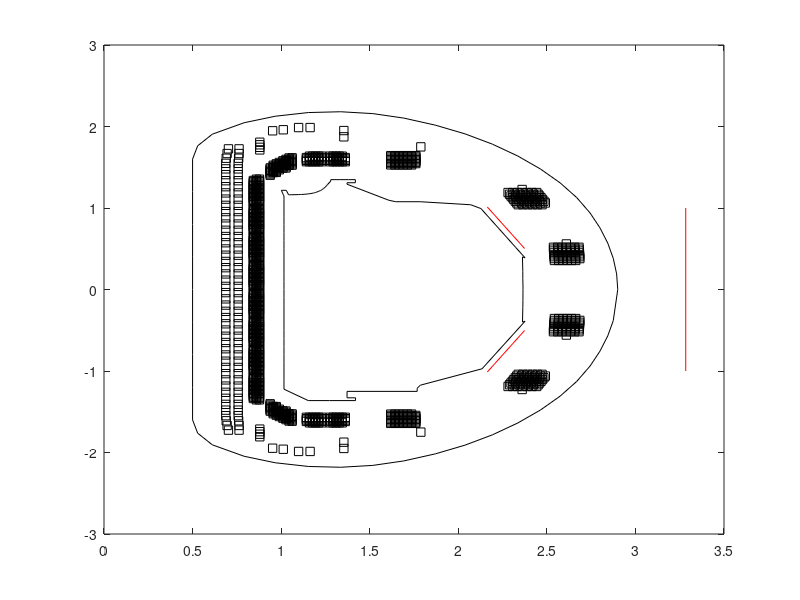

This figure's MATLAB source:
function plot_DIIID()
%UNTITLED2 Summary of this function goes here
%   Detailed explanation goes here
% plot vessel
x = [2.36520000000000;2.36520000000000;2.36420000000000;2.36420000000000;2.36220000000000;2.37700000000000;2.32300000000000;2.24500000000000;2.12800000000000;2.07000000000000;1.78500000000000;1.64700000000000;1.60800000000000;1.37200000000000;1.37200000000000;1.41900000000000;1.41900000000000;1.38000000000000;1.36100000000000;1.32800000000000;1.31000000000000;1.28000000000000;1.28000000000000;1.28000000000000;1.26300000000000;1.25800000000000;1.24800000000000;1.24200000000000;1.23900000000000;1.23400000000000;1.22800000000000;1.22200000000000;1.21500000000000;1.20900000000000;1.20100000000000;1.19500000000000;1.19000000000000;1.18500000000000;1.18200000000000;1.18100000000000;1.16200000000000;1.14800000000000;1.13400000000000;1.11600000000000;1.10800000000000;1.09700000000000;1.05600000000000;1.04600000000000;1.04200000000000;1.02900000000000;1.00100000000000;1.01200000000000;1.01600000000000;1.01600000000000;1.01600000000000;1.01600000000000;1.01600000000000;1.01600000000000;1.01600000000000;1.01600000000000;1.01600000000000;1.01600000000000;1.01600000000000;1.01600000000000;1.01600000000000;1.01600000000000;1.01600000000000;1.01600000000000;1.01600000000000;1.01600000000000;1.01600000000000;1.01600000000000;1.01600000000000;1.01600000000000;1.01600000000000;1.01600000000000;1.01600000000000;1.15300000000000;1.27300000000000;1.42000000000000;1.42000000000000;1.37200000000000;1.37200000000000;1.68200000000000;1.76800000000000;1.76800000000000;1.78600000000000;2.13400000000000;2.37700000000000;2.36250000000000;2.36433400000000;2.36484200000000;2.36512100000000;2.36520000000000;];
z = [0;0.0440000000000000;0.133000000000000;0.222000000000000;0.400000000000000;0.389000000000000;0.519000000000000;0.709000000000000;0.993000000000000;1.04000000000000;1.07700000000000;1.07700000000000;1.09500000000000;1.29200000000000;1.31000000000000;1.31000000000000;1.34800000000000;1.34800000000000;1.34800000000000;1.34800000000000;1.34800000000000;1.34800000000000;1.34700000000000;1.33100000000000;1.29000000000000;1.27800000000000;1.25400000000000;1.24400000000000;1.23800000000000;1.23100000000000;1.22100000000000;1.21400000000000;1.20800000000000;1.20200000000000;1.19600000000000;1.19100000000000;1.18800000000000;1.18500000000000;1.18350000000000;1.18300000000000;1.17556000000000;1.17175000000000;1.16896000000000;1.16591000000000;1.16594000000000;1.16450000000000;1.16260000000000;1.16238000000000;1.16240000000000;1.21700000000000;1.21700000000000;1.16500000000000;1.14700000000000;1.10000000000000;1;0.900000000000000;0.800000000000000;0.700000000000000;0.600000000000000;0.500000000000000;0.400000000000000;0.300000000000000;0.200000000000000;0.100000000000000;0;-0.100000000000000;-0.200000000000000;-0.300000000000000;-0.400000000000000;-0.500000000000000;-0.600000000000000;-0.700000000000000;-0.800000000000000;-0.900000000000000;-1;-1.10000000000000;-1.22300000000000;-1.36300000000000;-1.36300000000000;-1.36300000000000;-1.32900000000000;-1.32900000000000;-1.25000000000000;-1.25000000000000;-1.25000000000000;-1.21100000000000;-1.17400000000000;-0.973000000000000;-0.389000000000000;-0.400000000000000;-0.222000000000000;-0.133000000000000;-0.0440000000000000;0;];
plot(x,z,'k');
% plot coils
x = [8.6043180000E-01     8.7765290000E-01     8.7765300000E-01     8.6043200000E-01     8.4321080000E-01     8.4321090000E-01     8.6043210000E-01     8.7765320000E-01     8.7765340000E-01     8.6043230000E-01...
    8.4321110000E-01     8.4321130000E-01     8.6043240000E-01     8.7765350000E-01     8.7765370000E-01     8.6043260000E-01     8.4321140000E-01     8.4321160000E-01     8.6043270000E-01     8.7765390000E-01...
    8.7765400000E-01     8.6043290000E-01     8.4321170000E-01     8.4321190000E-01     8.6043300000E-01     8.7765420000E-01     8.7765440000E-01     8.6043320000E-01     8.4321210000E-01     8.4320380000E-01...
    8.6042500000E-01     8.7764620000E-01     8.7764620000E-01     8.6042500000E-01     8.4320380000E-01     8.4320380000E-01     8.6042500000E-01     8.7764620000E-01     8.7764620000E-01     8.6042500000E-01...
    8.4320380000E-01     8.4320380000E-01     8.6042500000E-01     8.7764620000E-01     8.7764620000E-01     8.6042500000E-01     8.4320380000E-01     8.4320380000E-01     8.6042500000E-01     8.7764620000E-01...
    8.7764620000E-01     8.6042500000E-01     8.4320380000E-01     8.4320380000E-01     8.6042500000E-01     8.7764620000E-01     8.7764620000E-01     8.6042500000E-01     8.6042500000E-01     8.7764620000E-01...
    8.7764620000E-01     8.6042500000E-01     8.4320380000E-01     8.4320380000E-01     8.6042500000E-01     8.7764620000E-01     8.7764620000E-01     8.6042500000E-01     8.4320380000E-01     8.4320380000E-01...
    8.6042500000E-01     8.7764620000E-01     8.7764620000E-01     8.6042500000E-01     8.4320380000E-01     8.4320380000E-01     8.6042500000E-01     8.7764620000E-01     8.7764620000E-01     8.6042500000E-01...
    8.4320380000E-01     8.4320380000E-01     8.6042500000E-01     8.7764620000E-01     8.7764620000E-01     8.6042500000E-01     8.4320380000E-01     8.4321210000E-01     8.6043320000E-01     8.7765440000E-01...
    8.7765420000E-01     8.6043300000E-01     8.4321200000E-01     8.4321180000E-01     8.6043290000E-01     8.7765410000E-01     8.7765390000E-01     8.6043270000E-01     8.4321160000E-01     8.4321150000E-01...
    8.6043260000E-01     8.7765370000E-01     8.7765360000E-01     8.6043240000E-01     8.4321130000E-01     8.4321110000E-01     8.6043230000E-01     8.7765340000E-01     8.7765320000E-01     8.6043210000E-01...
    8.4321100000E-01     8.4321080000E-01     8.6043200000E-01     8.7765310000E-01     8.7765290000E-01     8.6043180000E-01     8.6043170000E-01     8.7765290000E-01     8.7765300000E-01     8.6043180000E-01...
    8.4321080000E-01     8.4321090000E-01     8.6043210000E-01     8.7765320000E-01     8.7765330000E-01     8.6043210000E-01     8.4321110000E-01     8.4321120000E-01     8.6043240000E-01     8.7765350000E-01...
    8.7765370000E-01     8.6043260000E-01     8.4321140000E-01     8.4321160000E-01     8.6043260000E-01     8.7765380000E-01     8.7765400000E-01     8.6043290000E-01     8.4321170000E-01     8.4321190000E-01...
    8.6043300000E-01     8.7765420000E-01     8.7765430000E-01     8.6043320000E-01     8.4321210000E-01     8.4320380000E-01     8.6042500000E-01     8.7764620000E-01     8.7764620000E-01     8.6042500000E-01...
    8.4320380000E-01     8.4320380000E-01     8.6042500000E-01     8.7764620000E-01     8.7764620000E-01     8.6042500000E-01     8.4320380000E-01     8.4320380000E-01     8.6042500000E-01     8.7764620000E-01...
    8.7764620000E-01     8.6042500000E-01     8.4320380000E-01     8.4320380000E-01     8.6042500000E-01     8.7764620000E-01     8.7764620000E-01     8.6042500000E-01     8.4320380000E-01     8.4320380000E-01...
    8.6042500000E-01     8.7764620000E-01     8.7764620000E-01     8.6042500000E-01     8.6042500000E-01     8.7764620000E-01     8.7764620000E-01     8.6042500000E-01     8.4320380000E-01     8.4320380000E-01...
    8.6042500000E-01     8.7764620000E-01     8.7764620000E-01     8.6042500000E-01     8.4320380000E-01     8.4320380000E-01     8.6042500000E-01     8.7764620000E-01     8.7764620000E-01     8.6042500000E-01...
    8.4320380000E-01     8.4320380000E-01     8.6042500000E-01     8.7764620000E-01     8.7764620000E-01     8.6042500000E-01     8.4320380000E-01     8.4320380000E-01     8.6042500000E-01     8.7764620000E-01...
    8.7764620000E-01     8.6042500000E-01     8.4320380000E-01     8.4321210000E-01     8.6043320000E-01     8.7765440000E-01     8.7765420000E-01     8.6043320000E-01     8.4321200000E-01     8.4321180000E-01...
    8.6043290000E-01     8.7765410000E-01     8.7765390000E-01     8.6043270000E-01     8.4321160000E-01     8.4321150000E-01     8.6043260000E-01     8.7765370000E-01     8.7765360000E-01     8.6043240000E-01...
    8.4321130000E-01     8.4321120000E-01     8.6043230000E-01     8.7765340000E-01     8.7765330000E-01     8.6043210000E-01     8.4321100000E-01     8.4321080000E-01     8.6043200000E-01     8.7765310000E-01...
    8.7765290000E-01     8.6043180000E-01     8.6043170000E-01     8.7765280000E-01     8.7765300000E-01     8.6043180000E-01     8.4321080000E-01     8.4321090000E-01     8.6043210000E-01     8.7765310000E-01...
    8.7765330000E-01     8.6043210000E-01     8.4321100000E-01     8.4321120000E-01     8.6043240000E-01     8.7765350000E-01     8.7765360000E-01     8.6043260000E-01     8.4321130000E-01     8.4321150000E-01...
    8.6043260000E-01     8.7765380000E-01     8.7765400000E-01     8.6043290000E-01     8.4321170000E-01     8.4321180000E-01     8.6043290000E-01     8.7765410000E-01     8.7765430000E-01     8.6043320000E-01...
    8.4321200000E-01     8.4320380000E-01     8.6042500000E-01     8.7764620000E-01     8.7764620000E-01     8.6042500000E-01     8.4320380000E-01     8.4320380000E-01     8.6042500000E-01     8.7764620000E-01...
    8.7764620000E-01     8.6042500000E-01     8.4320380000E-01     8.4320380000E-01     8.6042500000E-01     8.7764620000E-01     8.7764620000E-01     8.6042500000E-01     8.4320380000E-01     8.4320380000E-01...
    8.6042500000E-01     8.7764620000E-01     8.7764620000E-01     8.6042500000E-01     8.4320380000E-01     8.4320380000E-01     8.6042500000E-01     8.7764620000E-01     8.7764620000E-01     8.6042500000E-01...
    8.6042500000E-01     8.7764620000E-01     8.7764620000E-01     8.6042500000E-01     8.4320380000E-01     8.4320380000E-01     8.6042500000E-01     8.7764620000E-01     8.7764620000E-01     8.6042500000E-01...
    8.4320380000E-01     8.4320380000E-01     8.6042500000E-01     8.7764620000E-01     8.7764620000E-01     8.6042500000E-01     8.4320380000E-01     8.4320380000E-01     8.6042500000E-01     8.7764620000E-01...
    8.7764620000E-01     8.6042500000E-01     8.4320380000E-01     8.4320380000E-01     8.6042500000E-01     8.7764620000E-01     8.7764620000E-01     8.6042500000E-01     8.4320380000E-01     8.4321220000E-01...
    8.6043320000E-01     8.7765440000E-01     8.7765430000E-01     8.6043320000E-01     8.4321200000E-01     8.4321180000E-01     8.6043290000E-01     8.7765410000E-01     8.7765400000E-01     8.6043290000E-01...
    8.4321170000E-01     8.4321150000E-01     8.6043260000E-01     8.7765380000E-01     8.7765360000E-01     8.6043240000E-01     8.4321130000E-01     8.4321120000E-01     8.6043240000E-01     8.7765350000E-01...
    8.7765330000E-01     8.6043210000E-01     8.4321100000E-01     8.4321090000E-01     8.6043200000E-01     8.7765310000E-01     8.7765300000E-01     8.6043180000E-01     8.6043170000E-01     8.7765280000E-01...
    8.7765290000E-01     8.6043180000E-01     8.4321080000E-01     8.4321090000E-01     8.6043200000E-01     8.7765310000E-01     8.7765330000E-01     8.6043210000E-01     8.4321100000E-01     8.4321120000E-01...
    8.6043230000E-01     8.7765340000E-01     8.7765360000E-01     8.6043240000E-01     8.4321130000E-01     8.4321150000E-01     8.6043260000E-01     8.7765380000E-01     8.7765390000E-01     8.6043270000E-01...
    8.4321170000E-01     8.4321180000E-01     8.6043290000E-01     8.7765410000E-01     8.7765420000E-01     8.6043320000E-01     8.4321200000E-01     8.4320380000E-01     8.6042500000E-01     8.7764620000E-01...
    8.7764620000E-01     8.6042500000E-01     8.4320380000E-01     8.4320380000E-01     8.6042500000E-01     8.7764620000E-01     8.7764620000E-01     8.6042500000E-01     8.4320380000E-01     8.4320380000E-01...
    8.6042500000E-01     8.7764620000E-01     8.7764620000E-01     8.6042500000E-01     8.4320380000E-01     8.4320380000E-01     8.6042500000E-01     8.7764620000E-01     8.7764620000E-01     8.6042500000E-01...
    8.4320380000E-01     8.4320380000E-01     8.6042500000E-01     8.7764620000E-01     8.7764620000E-01     8.6042500000E-01     8.6042500000E-01     8.7764620000E-01     8.7764620000E-01     8.6042500000E-01...
    8.4320380000E-01     8.4320380000E-01     8.6042500000E-01     8.7764620000E-01     8.7764620000E-01     8.6042500000E-01     8.4320380000E-01     8.4320380000E-01     8.6042500000E-01     8.7764620000E-01...
    8.7764620000E-01     8.6042500000E-01     8.4320380000E-01     8.4320380000E-01     8.6042500000E-01     8.7764620000E-01     8.7764620000E-01     8.6042500000E-01     8.4320380000E-01     8.4320380000E-01...
    8.6042500000E-01     8.7764620000E-01     8.7764620000E-01     8.6042500000E-01     8.4320380000E-01     8.4321220000E-01     8.6043330000E-01     8.7765450000E-01     8.7765430000E-01     8.6043320000E-01...
    8.4321200000E-01     8.4321190000E-01     8.6043300000E-01     8.7765410000E-01     8.7765400000E-01     8.6043290000E-01     8.4321170000E-01     8.4321150000E-01     8.6043260000E-01     8.7765380000E-01...
    8.7765360000E-01     8.6043260000E-01     8.4321140000E-01     8.4321120000E-01     8.6043240000E-01     8.7765350000E-01     8.7765330000E-01     8.6043210000E-01     8.4321110000E-01     8.4321090000E-01...
    8.6043210000E-01     8.7765320000E-01     8.7765300000E-01     8.6043180000E-01     1.0619740000E+00     1.0619740000E+00     1.0619740000E+00     1.0619740000E+00     1.0619740000E+00     1.0619740000E+00...
    1.0619740000E+00     1.0447020000E+00     1.0447020000E+00     1.0447020000E+00     1.0447020000E+00     1.0447020000E+00     1.0447020000E+00     1.0447020000E+00     1.0274300000E+00     1.0274300000E+00...
    1.0274300000E+00     1.0274300000E+00     1.0274300000E+00     1.0274300000E+00     1.0274300000E+00     1.0274300000E+00     1.0101580000E+00     1.0101580000E+00     1.0101580000E+00     1.0101580000E+00...
    1.0101580000E+00     1.0101580000E+00     1.0101580000E+00     9.3802200000E-01     9.3802200000E-01     9.3802200000E-01     9.3802200000E-01     9.3802200000E-01     9.3802200000E-01     9.3802200000E-01...
    9.5529400000E-01     9.5529400000E-01     9.5529400000E-01     9.5529400000E-01     9.5529400000E-01     9.5529400000E-01     9.5529400000E-01     9.7256600000E-01     9.7256600000E-01     9.7256600000E-01...
    9.7256600000E-01     9.7256600000E-01     9.7256600000E-01     9.7256600000E-01     9.7256600000E-01     9.8983800000E-01     9.8983800000E-01     9.8983800000E-01     9.8983800000E-01     9.8983800000E-01...
    9.8983800000E-01     9.8983800000E-01     1.0619530000E+00     1.0619540000E+00     1.0619540000E+00     1.0619540000E+00     1.0619540000E+00     1.0619540000E+00     1.0619540000E+00     1.0446830000E+00...
    1.0446820000E+00     1.0446820000E+00     1.0446820000E+00     1.0446820000E+00     1.0446820000E+00     1.0446810000E+00     1.0274100000E+00     1.0274100000E+00     1.0274100000E+00     1.0274100000E+00...
    1.0274100000E+00     1.0274100000E+00     1.0274110000E+00     1.0274110000E+00     1.0101390000E+00     1.0101390000E+00     1.0101390000E+00     1.0101380000E+00     1.0101380000E+00     1.0101380000E+00...
    1.0101380000E+00     9.3800320000E-01     9.3800330000E-01     9.3800350000E-01     9.3800360000E-01     9.3800380000E-01     9.3800390000E-01     9.3800410000E-01     9.5527570000E-01     9.5527550000E-01...
    9.5527540000E-01     9.5527520000E-01     9.5527510000E-01     9.5527490000E-01     9.5527480000E-01     9.7254650000E-01     9.7254680000E-01     9.7254680000E-01     9.7254690000E-01     9.7254710000E-01...
    9.7254730000E-01     9.7254740000E-01     9.7254760000E-01     9.8981910000E-01     9.8981900000E-01     9.8981890000E-01     9.8981880000E-01     9.8981860000E-01     9.8981850000E-01     9.8981830000E-01...
    2.6630190000E+00     2.6389910000E+00     2.6149630000E+00     2.5909340000E+00     2.5669050000E+00     2.5428770000E+00     2.5420730000E+00     2.5661020000E+00     2.5901300000E+00     2.6141590000E+00...
    2.6381870000E+00     2.6622150000E+00     2.6862440000E+00     2.6854400000E+00     2.6614120000E+00     2.6373830000E+00     2.6133550000E+00     2.5893260000E+00     2.5652980000E+00     2.5412700000E+00...
    2.5404660000E+00     2.5644940000E+00     2.5885230000E+00     2.6125510000E+00     2.6365800000E+00     2.6606080000E+00     2.6846360000E+00     2.6838060000E+00     2.6597780000E+00     2.6357490000E+00...
    2.6117210000E+00     2.5876920000E+00     2.5636640000E+00     2.5396360000E+00     2.5388320000E+00     2.5628600000E+00     2.5868890000E+00     2.6109170000E+00     2.6349460000E+00     2.6589740000E+00...
    2.6830020000E+00     2.6821990000E+00     2.6581700000E+00     2.6341420000E+00     2.6101130000E+00     2.5860850000E+00     2.5620570000E+00     2.5380280000E+00     2.5372240000E+00     2.5612530000E+00...
    2.5852810000E+00     2.6093090000E+00     2.6333380000E+00     2.6573670000E+00     2.6813950000E+00     2.6630040000E+00     2.6389760000E+00     2.6149480000E+00     2.5909190000E+00     2.5668910000E+00...
    2.5428630000E+00     2.5420590000E+00     2.5660870000E+00     2.5901150000E+00     2.6141440000E+00     2.6381720000E+00     2.6622000000E+00     2.6862290000E+00     2.6854250000E+00     2.6613960000E+00...
    2.6373680000E+00     2.6133400000E+00     2.5893110000E+00     2.5652830000E+00     2.5412550000E+00     2.5404510000E+00     2.5644790000E+00     2.5885070000E+00     2.6125360000E+00     2.6365640000E+00...
    2.6605920000E+00     2.6846210000E+00     2.6837900000E+00     2.6597620000E+00     2.6357330000E+00     2.6117050000E+00     2.5876770000E+00     2.5636480000E+00     2.5396200000E+00     2.5388160000E+00...
    2.5628450000E+00     2.5868730000E+00     2.6109010000E+00     2.6349290000E+00     2.6589580000E+00     2.6829860000E+00     2.6821820000E+00     2.6581540000E+00     2.6341250000E+00     2.6100970000E+00...
    2.5860690000E+00     2.5620410000E+00     2.5380120000E+00     2.5372080000E+00     2.5612370000E+00     2.5852650000E+00     2.6092930000E+00     2.6333220000E+00     2.6573500000E+00     2.6813780000E+00...
    2.4727720000E+00     2.4458990000E+00     2.4190250000E+00     2.3921520000E+00     2.3652790000E+00     2.3384060000E+00     2.3302250000E+00     2.3570990000E+00     2.3839720000E+00     2.4108450000E+00...
    2.4377180000E+00     2.4645920000E+00     2.4914650000E+00     2.4832840000E+00     2.4564110000E+00     2.4295380000E+00     2.4026650000E+00     2.3757910000E+00     2.3489180000E+00     2.3220450000E+00...
    2.3138640000E+00     2.3407380000E+00     2.3676110000E+00     2.3944840000E+00     2.4213570000E+00     2.4482310000E+00     2.4751040000E+00     2.4669230000E+00     2.4400500000E+00     2.4131770000E+00...
    2.3863040000E+00     2.3594310000E+00     2.3325570000E+00     2.3056840000E+00     2.2975040000E+00     2.3243770000E+00     2.3512500000E+00     2.3781240000E+00     2.4049970000E+00     2.4318700000E+00...
    2.4587430000E+00     2.4505630000E+00     2.4236890000E+00     2.3968160000E+00     2.3699430000E+00     2.3430700000E+00     2.3161970000E+00     2.2893230000E+00     2.2811430000E+00     2.3080160000E+00...
    2.3348890000E+00     2.3617630000E+00     2.3886360000E+00     2.4155090000E+00     2.4423820000E+00     2.4727510000E+00     2.4458780000E+00     2.4190050000E+00     2.3921320000E+00     2.3652580000E+00...
    2.3383850000E+00     2.3302050000E+00     2.3570780000E+00     2.3839510000E+00     2.4108240000E+00     2.4376970000E+00     2.4645700000E+00     2.4914430000E+00     2.4832630000E+00     2.4563900000E+00...
    2.4295170000E+00     2.4026430000E+00     2.3757710000E+00     2.3488970000E+00     2.3220240000E+00     2.3138440000E+00     2.3407170000E+00     2.3675900000E+00     2.3944630000E+00     2.4213360000E+00...
    2.4482090000E+00     2.4750820000E+00     2.4669020000E+00     2.4400290000E+00     2.4131550000E+00     2.3862820000E+00     2.3594090000E+00     2.3325360000E+00     2.3056630000E+00     2.2974830000E+00...
    2.3243560000E+00     2.3512290000E+00     2.3781020000E+00     2.4049750000E+00     2.4318480000E+00     2.4587210000E+00     2.4505410000E+00     2.4236670000E+00     2.3967940000E+00     2.3699210000E+00...
    2.3430480000E+00     2.3161750000E+00     2.2893020000E+00     2.2811210000E+00     2.3079950000E+00     2.3348680000E+00     2.3617410000E+00     2.3886140000E+00     2.4154870000E+00     2.4423600000E+00...
    1.1427460000E+00     1.1427460000E+00     1.1427460000E+00     1.1427460000E+00     1.1600180000E+00     1.1600180000E+00     1.1600180000E+00     1.1600180000E+00     1.1600180000E+00     1.1772900000E+00...
    1.1772900000E+00     1.1772900000E+00     1.1772900000E+00     1.1772900000E+00     1.1945620000E+00     1.1945620000E+00     1.1945620000E+00     1.1945620000E+00     1.1945620000E+00     1.2118340000E+00...
    1.2118340000E+00     1.2118340000E+00     1.2118340000E+00     1.2118340000E+00     1.2291060000E+00     1.2291060000E+00     1.2291060000E+00     1.2291060000E+00     1.2291060000E+00     1.2758420000E+00...
    1.2758420000E+00     1.2758420000E+00     1.2758420000E+00     1.2758420000E+00     1.2931140000E+00     1.2931140000E+00     1.2931140000E+00     1.2931140000E+00     1.2931140000E+00     1.3103860000E+00...
    1.3103860000E+00     1.3103860000E+00     1.3103860000E+00     1.3103860000E+00     1.3276580000E+00     1.3276580000E+00     1.3276580000E+00     1.3276580000E+00     1.3276580000E+00     1.3449300000E+00...
    1.3449300000E+00     1.3449300000E+00     1.3449300000E+00     1.3449300000E+00     1.3622020000E+00     1.3622020000E+00     1.3622020000E+00     1.3622020000E+00     1.1427250000E+00     1.1427250000E+00...
    1.1427250000E+00     1.1427260000E+00     1.1599970000E+00     1.1599970000E+00     1.1599970000E+00     1.1599970000E+00     1.1599970000E+00     1.1772690000E+00     1.1772690000E+00     1.1772690000E+00...
    1.1772690000E+00     1.1772690000E+00     1.1945410000E+00     1.1945410000E+00     1.1945410000E+00     1.1945410000E+00     1.1945410000E+00     1.2118120000E+00     1.2118130000E+00     1.2118130000E+00...
    1.2118130000E+00     1.2118130000E+00     1.2290850000E+00     1.2290850000E+00     1.2290850000E+00     1.2290850000E+00     1.2290840000E+00     1.2758200000E+00     1.2758200000E+00     1.2758210000E+00...
    1.2758210000E+00     1.2758210000E+00     1.2930930000E+00     1.2930930000E+00     1.2930930000E+00     1.2930920000E+00     1.2930920000E+00     1.3103640000E+00     1.3103640000E+00     1.3103640000E+00...
    1.3103650000E+00     1.3103650000E+00     1.3276370000E+00     1.3276370000E+00     1.3276360000E+00     1.3276360000E+00     1.3276360000E+00     1.3449080000E+00     1.3449080000E+00     1.3449080000E+00...
    1.3449080000E+00     1.3449090000E+00     1.3621810000E+00     1.3621800000E+00     1.3621800000E+00     1.3621800000E+00     1.7364960000E+00     1.7129250000E+00     1.6893540000E+00     1.6657830000E+00...
    1.6422120000E+00     1.6186400000E+00     1.6186400000E+00     1.6422120000E+00     1.6657830000E+00     1.6893540000E+00     1.7129250000E+00     1.7364960000E+00     1.7600680000E+00     1.7600680000E+00...
    1.7364960000E+00     1.7129250000E+00     1.6893540000E+00     1.6657830000E+00     1.6422120000E+00     1.6186400000E+00     1.6186400000E+00     1.6422120000E+00     1.6657830000E+00     1.6893540000E+00...
    1.7129250000E+00     1.7364960000E+00     1.7600680000E+00     1.7600680000E+00     1.7364960000E+00     1.7129250000E+00     1.6893540000E+00     1.6657830000E+00     1.6422120000E+00     1.6186400000E+00...
    1.6186400000E+00     1.6422120000E+00     1.6657830000E+00     1.6893540000E+00     1.7129250000E+00     1.7364960000E+00     1.7600680000E+00     1.7600680000E+00     1.7364960000E+00     1.7129250000E+00...
    1.6893540000E+00     1.6657830000E+00     1.6422120000E+00     1.6186400000E+00     1.6186400000E+00     1.6422120000E+00     1.6657830000E+00     1.6893540000E+00     1.7129250000E+00     1.7364960000E+00...
    1.7600680000E+00     1.7364740000E+00     1.7129030000E+00     1.6893320000E+00     1.6657610000E+00     1.6421900000E+00     1.6186180000E+00     1.6186180000E+00     1.6421890000E+00     1.6657600000E+00...
    1.6893310000E+00     1.7129020000E+00     1.7364740000E+00     1.7600450000E+00     1.7600440000E+00     1.7364730000E+00     1.7129020000E+00     1.6893310000E+00     1.6657600000E+00     1.6421890000E+00...
    1.6186180000E+00     1.6186180000E+00     1.6421890000E+00     1.6657600000E+00     1.6893310000E+00     1.7129020000E+00     1.7364730000E+00     1.7600440000E+00     1.7600440000E+00     1.7364730000E+00...
    1.7129020000E+00     1.6893310000E+00     1.6657600000E+00     1.6421890000E+00     1.6186180000E+00     1.6186170000E+00     1.6421890000E+00     1.6657600000E+00     1.6893310000E+00     1.7129020000E+00...
    1.7364730000E+00     1.7600440000E+00     1.7600440000E+00     1.7364730000E+00     1.7129020000E+00     1.6893310000E+00     1.6657600000E+00     1.6421890000E+00     1.6186170000E+00     1.6186170000E+00...
    1.6421880000E+00     1.6657590000E+00     1.6893300000E+00     1.7129020000E+00     1.7364730000E+00     1.7600440000E+00     7.0246240000E-01     6.8999100000E-01     6.8745100000E-01     6.8745100000E-01...
    6.8745100000E-01     6.8745100000E-01     6.8745100000E-01     6.8745100000E-01     6.8745100000E-01     6.8745100000E-01     6.8745100000E-01     6.8745100000E-01     6.8745100000E-01     6.8745100000E-01...
    6.8745100000E-01     6.8745100000E-01     6.8745100000E-01     6.8745100000E-01     6.8745100000E-01     6.8745100000E-01     6.8745100000E-01     6.8745100000E-01     6.8745100000E-01     6.9496940000E-01...
    7.6245720000E-01     7.5991720000E-01     7.5745340000E-01     7.5745340000E-01     7.5745340000E-01     7.5745340000E-01     7.5745340000E-01     7.5745340000E-01     7.5745340000E-01     7.5745340000E-01...
    7.5745340000E-01     7.5745340000E-01     7.5745340000E-01     7.5745340000E-01     7.5745340000E-01     7.5745340000E-01     7.5745340000E-01     7.5745340000E-01     7.5745340000E-01     7.5745340000E-01...
    7.5745340000E-01     7.5745340000E-01     7.5745340000E-01     7.6245720000E-01     8.7950040000E-01     8.7950040000E-01     8.7950040000E-01     8.7950040000E-01     9.5199200000E-01     1.0120120000E+00...
    1.0984990000E+00     1.1634980000E+00     1.3539980000E+00     1.3539980000E+00     1.7885920000E+00     2.3604220000E+00     2.6098500000E+00     7.0246240000E-01     6.8999100000E-01     6.8745100000E-01...
    6.8745100000E-01     6.8745100000E-01     6.8745100000E-01     6.8745100000E-01     6.8745100000E-01     6.8745100000E-01     6.8745100000E-01     6.8745100000E-01     6.8745100000E-01     6.8745100000E-01...
    6.8745100000E-01     6.8745100000E-01     6.8745100000E-01     6.8745100000E-01     6.8745100000E-01     6.8745100000E-01     6.8745100000E-01     6.8745100000E-01     6.8745100000E-01     6.8745100000E-01...
    6.9496940000E-01     7.6245720000E-01     7.5991720000E-01     7.5745340000E-01     7.5745340000E-01     7.5745340000E-01     7.5745340000E-01     7.5745340000E-01     7.5745340000E-01     7.5745340000E-01...
    7.5745340000E-01     7.5745340000E-01     7.5745340000E-01     7.5745340000E-01     7.5745340000E-01     7.5745340000E-01     7.5745340000E-01     7.5745340000E-01     7.5745340000E-01     7.5745340000E-01...
    7.5745340000E-01     7.5745340000E-01     7.5745340000E-01     7.5745340000E-01     7.6245720000E-01     8.7950040000E-01     8.7950040000E-01     8.7950040000E-01     8.7950040000E-01     9.5199200000E-01...
                             1.0120120000E+00     1.0984990000E+00     1.1634980000E+00     1.3539980000E+00     1.3539980000E+00     1.7885920000E+00     2.3604220000E+00     2.6098500000E+00];
z = [1.7898390000E-02     1.7898211000E-02     3.3900212000E-02     3.3900388000E-02     3.3900566000E-02     4.9902570000E-02     4.9902391000E-02     4.9902212000E-02     6.5904215000E-02     6.5904386000E-02...
    6.5904565000E-02     8.1906565000E-02     8.1906393000E-02     8.1906207000E-02     9.7908214000E-02     9.7908385000E-02     9.7908564000E-02     1.1391060000E-01     1.1391040000E-01     1.1391020000E-01...
    1.2991220000E-01     1.2991240000E-01     1.2991260000E-01     1.4591460000E-01     1.4591440000E-01     1.4591420000E-01     1.6191620000E-01     1.6191640000E-01     1.6191660000E-01     1.8097500000E-01...
    1.8097500000E-01     1.8097500000E-01     1.9697700000E-01     1.9697700000E-01     1.9697700000E-01     2.1297900000E-01     2.1297900000E-01     2.1297900000E-01     2.2898100000E-01     2.2898100000E-01...
    2.2898100000E-01     2.4498300000E-01     2.4498300000E-01     2.4498300000E-01     2.6098500000E-01     2.6098500000E-01     2.6098500000E-01     2.7698700000E-01     2.7698700000E-01     2.7698700000E-01...
    2.9298900000E-01     2.9298900000E-01     2.9298900000E-01     3.0899100000E-01     3.0899100000E-01     3.0899100000E-01     3.2499300000E-01     3.2499300000E-01    -1.7906999000E-02    -1.7906999000E-02...
   -3.3909000000E-02    -3.3909000000E-02    -3.3909000000E-02    -4.9911000000E-02    -4.9911000000E-02    -4.9911000000E-02    -6.5912999000E-02    -6.5912999000E-02    -6.5912999000E-02    -8.1914999000E-02...
   -8.1914999000E-02    -8.1914999000E-02    -9.7916998000E-02    -9.7916998000E-02    -9.7916998000E-02    -1.1391900000E-01    -1.1391900000E-01    -1.1391900000E-01    -1.2992100000E-01    -1.2992100000E-01...
   -1.2992100000E-01    -1.4592300000E-01    -1.4592300000E-01    -1.4592300000E-01    -1.6192500000E-01    -1.6192500000E-01    -1.6192500000E-01    -1.8098340000E-01    -1.8098360000E-01    -1.8098380000E-01...
   -1.9698580000E-01    -1.9698560000E-01    -1.9698540000E-01    -2.1298740000E-01    -2.1298760000E-01    -2.1298780000E-01    -2.2898980000E-01    -2.2898960000E-01    -2.2898940000E-01    -2.4499140000E-01...
   -2.4499160000E-01    -2.4499180000E-01    -2.6099380000E-01    -2.6099360000E-01    -2.6099350000E-01    -2.7699540000E-01    -2.7699560000E-01    -2.7699580000E-01    -2.9299780000E-01    -2.9299760000E-01...
   -2.9299740000E-01    -3.0899940000E-01    -3.0899960000E-01    -3.0899980000E-01    -3.2500180000E-01    -3.2500160000E-01     3.6079840000E-01     3.6079820000E-01     3.7680020000E-01     3.7680040000E-01...
    3.7680060000E-01     3.9280260000E-01     3.9280240000E-01     3.9280220000E-01     4.0880420000E-01     4.0880440000E-01     4.0880450000E-01     4.2480660000E-01     4.2480640000E-01     4.2480620000E-01...
    4.4080820000E-01     4.4080840000E-01     4.4080860000E-01     4.5681060000E-01     4.5681040000E-01     4.5681020000E-01     4.7281220000E-01     4.7281240000E-01     4.7281260000E-01     4.8881450000E-01...
    4.8881440000E-01     4.8881420000E-01     5.0481620000E-01     5.0481640000E-01     5.0481660000E-01     5.2387500000E-01     5.2387500000E-01     5.2387500000E-01     5.3987700000E-01     5.3987700000E-01...
    5.3987700000E-01     5.5587900000E-01     5.5587900000E-01     5.5587900000E-01     5.7188100000E-01     5.7188100000E-01     5.7188100000E-01     5.8788300000E-01     5.8788300000E-01     5.8788300000E-01...
    6.0388500000E-01     6.0388500000E-01     6.0388500000E-01     6.1988700000E-01     6.1988700000E-01     6.1988700000E-01     6.3588900000E-01     6.3588900000E-01     6.3588900000E-01     6.5189100000E-01...
    6.5189100000E-01     6.5189100000E-01     6.6789300000E-01     6.6789300000E-01    -3.6080700000E-01    -3.6080700000E-01    -3.7680900000E-01    -3.7680900000E-01    -3.7680900000E-01    -3.9281100000E-01...
   -3.9281100000E-01    -3.9281100000E-01    -4.0881300000E-01    -4.0881300000E-01    -4.0881300000E-01    -4.2481500000E-01    -4.2481500000E-01    -4.2481500000E-01    -4.4081700000E-01    -4.4081700000E-01...
   -4.4081700000E-01    -4.5681900000E-01    -4.5681900000E-01    -4.5681900000E-01    -4.7282100000E-01    -4.7282100000E-01    -4.7282100000E-01    -4.8882300000E-01    -4.8882300000E-01    -4.8882300000E-01...
   -5.0482500000E-01    -5.0482500000E-01    -5.0482500000E-01    -5.2388340000E-01    -5.2388360000E-01    -5.2388380000E-01    -5.3988580000E-01    -5.3988560000E-01    -5.3988550000E-01    -5.5588750000E-01...
   -5.5588760000E-01    -5.5588780000E-01    -5.7188980000E-01    -5.7188960000E-01    -5.7188940000E-01    -5.8789150000E-01    -5.8789160000E-01    -5.8789180000E-01    -6.0389380000E-01    -6.0389360000E-01...
   -6.0389340000E-01    -6.1989550000E-01    -6.1989560000E-01    -6.1989580000E-01    -6.3589780000E-01    -6.3589760000E-01    -6.3589740000E-01    -6.5189950000E-01    -6.5189960000E-01    -6.5189980000E-01...
   -6.6790180000E-01    -6.6790160000E-01     7.0369840000E-01     7.0369820000E-01     7.1970020000E-01     7.1970040000E-01     7.1970050000E-01     7.3570260000E-01     7.3570240000E-01     7.3570220000E-01...
    7.5170420000E-01     7.5170440000E-01     7.5170460000E-01     7.6770660000E-01     7.6770640000E-01     7.6770620000E-01     7.8370820000E-01     7.8370840000E-01     7.8370860000E-01     7.9971060000E-01...
    7.9971040000E-01     7.9971020000E-01     8.1571220000E-01     8.1571240000E-01     8.1571260000E-01     8.3171450000E-01     8.3171430000E-01     8.3171430000E-01     8.4771620000E-01     8.4771640000E-01...
    8.4771660000E-01     8.6677500000E-01     8.6677500000E-01     8.6677500000E-01     8.8277700000E-01     8.8277700000E-01     8.8277700000E-01     8.9877900000E-01     8.9877900000E-01     8.9877900000E-01...
    9.1478100000E-01     9.1478100000E-01     9.1478100000E-01     9.3078300000E-01     9.3078300000E-01     9.3078300000E-01     9.4678500000E-01     9.4678500000E-01     9.4678500000E-01     9.6278700000E-01...
    9.6278700000E-01     9.6278700000E-01     9.7878900000E-01     9.7878900000E-01     9.7878900000E-01     9.9479100000E-01     9.9479100000E-01     9.9479100000E-01     1.0107930000E+00     1.0107930000E+00...
   -7.0370700000E-01    -7.0370700000E-01    -7.1970900000E-01    -7.1970900000E-01    -7.1970900000E-01    -7.3571100000E-01    -7.3571100000E-01    -7.3571100000E-01    -7.5171300000E-01    -7.5171300000E-01...
   -7.5171300000E-01    -7.6771500000E-01    -7.6771500000E-01    -7.6771500000E-01    -7.8371700000E-01    -7.8371700000E-01    -7.8371700000E-01    -7.9971900000E-01    -7.9971900000E-01    -7.9971900000E-01...
   -8.1572100000E-01    -8.1572100000E-01    -8.1572100000E-01    -8.3172300000E-01    -8.3172300000E-01    -8.3172300000E-01    -8.4772500000E-01    -8.4772500000E-01    -8.4772500000E-01    -8.6678340000E-01...
   -8.6678360000E-01    -8.6678380000E-01    -8.8278570000E-01    -8.8278560000E-01    -8.8278540000E-01    -8.9878740000E-01    -8.9878760000E-01    -8.9878780000E-01    -9.1478980000E-01    -9.1478960000E-01...
   -9.1478940000E-01    -9.3079140000E-01    -9.3079160000E-01    -9.3079180000E-01    -9.4679370000E-01    -9.4679360000E-01    -9.4679340000E-01    -9.6279540000E-01    -9.6279560000E-01    -9.6279580000E-01...
   -9.7879780000E-01    -9.7879760000E-01    -9.7879740000E-01    -9.9479940000E-01    -9.9479960000E-01    -9.9479970000E-01    -1.0108020000E+00    -1.0108020000E+00     1.0465980000E+00     1.0465980000E+00...
    1.0626000000E+00     1.0626000000E+00     1.0626000000E+00     1.0786030000E+00     1.0786020000E+00     1.0786020000E+00     1.0946040000E+00     1.0946040000E+00     1.0946050000E+00     1.1106070000E+00...
    1.1106060000E+00     1.1106060000E+00     1.1266080000E+00     1.1266080000E+00     1.1266080000E+00     1.1426110000E+00     1.1426100000E+00     1.1426100000E+00     1.1586120000E+00     1.1586120000E+00...
    1.1586130000E+00     1.1746150000E+00     1.1746140000E+00     1.1746140000E+00     1.1906160000E+00     1.1906160000E+00     1.1906170000E+00     1.2096750000E+00     1.2096750000E+00     1.2096750000E+00...
    1.2256770000E+00     1.2256770000E+00     1.2256770000E+00     1.2416790000E+00     1.2416790000E+00     1.2416790000E+00     1.2576810000E+00     1.2576810000E+00     1.2576810000E+00     1.2736830000E+00...
    1.2736830000E+00     1.2736830000E+00     1.2896850000E+00     1.2896850000E+00     1.2896850000E+00     1.3056870000E+00     1.3056870000E+00     1.3056870000E+00     1.3216890000E+00     1.3216890000E+00...
    1.3216890000E+00     1.3376910000E+00     1.3376910000E+00     1.3376910000E+00     1.3536930000E+00     1.3536930000E+00    -1.0466070000E+00    -1.0466070000E+00    -1.0626090000E+00    -1.0626090000E+00...
   -1.0626090000E+00    -1.0786110000E+00    -1.0786110000E+00    -1.0786110000E+00    -1.0946130000E+00    -1.0946130000E+00    -1.0946130000E+00    -1.1106150000E+00    -1.1106150000E+00    -1.1106150000E+00...
   -1.1266170000E+00    -1.1266170000E+00    -1.1266170000E+00    -1.1426190000E+00    -1.1426190000E+00    -1.1426190000E+00    -1.1586210000E+00    -1.1586210000E+00    -1.1586210000E+00    -1.1746230000E+00...
   -1.1746230000E+00    -1.1746230000E+00    -1.1906250000E+00    -1.1906250000E+00    -1.1906250000E+00    -1.2096830000E+00    -1.2096840000E+00    -1.2096840000E+00    -1.2256860000E+00    -1.2256860000E+00...
   -1.2256850000E+00    -1.2416870000E+00    -1.2416880000E+00    -1.2416880000E+00    -1.2576900000E+00    -1.2576900000E+00    -1.2576890000E+00    -1.2736910000E+00    -1.2736920000E+00    -1.2736920000E+00...
   -1.2896940000E+00    -1.2896940000E+00    -1.2896930000E+00    -1.3056950000E+00    -1.3056960000E+00    -1.3056960000E+00    -1.3216980000E+00    -1.3216980000E+00    -1.3216970000E+00    -1.3376990000E+00...
   -1.3377000000E+00    -1.3377000000E+00    -1.3537020000E+00    -1.3537020000E+00     1.6160750000E+00     1.6010890000E+00     1.5861030000E+00     1.5711170000E+00     1.5561310000E+00     1.5411450000E+00...
    1.5261590000E+00     1.5238730000E+00     1.5388590000E+00     1.5538450000E+00     1.5688310000E+00     1.5838170000E+00     1.5988030000E+00     1.6137890000E+00     1.5965170000E+00     1.5815310000E+00...
    1.5665450000E+00     1.5515590000E+00     1.5365730000E+00     1.5215870000E+00     1.5066010000E+00     1.4916150000E+00     1.4893290000E+00     1.5043150000E+00     1.5193010000E+00     1.5342870000E+00...
    1.5492730000E+00     1.5642590000E+00     1.5792450000E+00     1.4921230000E+00     1.4771370000E+00     1.4621510000E+00     1.4471650000E+00     1.4321790000E+00     1.4171930000E+00     1.4022070000E+00...
    1.4344650000E+00     1.4494510000E+00     1.4644370000E+00     1.4794230000E+00     1.4944090000E+00     1.5093950000E+00     1.5243810000E+00     1.5416530000E+00     1.5266670000E+00     1.5116810000E+00...
    1.4966950000E+00     1.4817090000E+00     1.4667230000E+00     1.4517370000E+00     1.4367510000E+00     1.4690090000E+00     1.4839950000E+00     1.4989810000E+00     1.5139670000E+00     1.5289530000E+00...
    1.5439390000E+00     1.5589250000E+00    -1.6160860000E+00    -1.6011000000E+00    -1.5861140000E+00    -1.5711280000E+00    -1.5561420000E+00    -1.5411560000E+00    -1.5261700000E+00    -1.5238830000E+00...
   -1.5388690000E+00    -1.5538550000E+00    -1.5688410000E+00    -1.5838270000E+00    -1.5988130000E+00    -1.6137990000E+00    -1.5965270000E+00    -1.5815410000E+00    -1.5665550000E+00    -1.5515690000E+00...
   -1.5365830000E+00    -1.5215970000E+00    -1.5066110000E+00    -1.4916250000E+00    -1.4893390000E+00    -1.5043250000E+00    -1.5193110000E+00    -1.5342970000E+00    -1.5492830000E+00    -1.5642690000E+00...
   -1.5792550000E+00    -1.4921320000E+00    -1.4771460000E+00    -1.4621600000E+00    -1.4471740000E+00    -1.4321880000E+00    -1.4172020000E+00    -1.4022160000E+00    -1.4344750000E+00    -1.4494610000E+00...
   -1.4644470000E+00    -1.4794330000E+00    -1.4944190000E+00    -1.5094050000E+00    -1.5243910000E+00    -1.5416630000E+00    -1.5266770000E+00    -1.5116910000E+00    -1.4967050000E+00    -1.4817190000E+00...
   -1.4667330000E+00    -1.4517470000E+00    -1.4367610000E+00    -1.4690190000E+00    -1.4840050000E+00    -1.4989910000E+00    -1.5139770000E+00    -1.5289630000E+00    -1.5439490000E+00    -1.5589350000E+00...
    3.5620960000E-01     3.5620960000E-01     3.5620960000E-01     3.5620960000E-01     3.5620960000E-01     3.5620960000E-01     3.7922200000E-01     3.7922200000E-01     3.7922200000E-01     3.7922200000E-01...
    3.7922200000E-01     3.7922200000E-01     3.7922200000E-01     4.0223440000E-01     4.0223440000E-01     4.0223440000E-01     4.0223440000E-01     4.0223440000E-01     4.0223440000E-01     4.0223440000E-01...
    4.2524680000E-01     4.2524680000E-01     4.2524680000E-01     4.2524680000E-01     4.2524680000E-01     4.2524680000E-01     4.2524680000E-01     4.4902120000E-01     4.4902120000E-01     4.4902120000E-01...
    4.4902120000E-01     4.4902120000E-01     4.4902120000E-01     4.4902120000E-01     4.7203360000E-01     4.7203360000E-01     4.7203360000E-01     4.7203360000E-01     4.7203360000E-01     4.7203360000E-01...
    4.7203360000E-01     4.9504600000E-01     4.9504600000E-01     4.9504600000E-01     4.9504600000E-01     4.9504600000E-01     4.9504600000E-01     4.9504600000E-01     5.1805840000E-01     5.1805840000E-01...
    5.1805840000E-01     5.1805840000E-01     5.1805840000E-01     5.1805840000E-01     5.1805840000E-01    -3.5623620000E-01    -3.5623600000E-01    -3.5623580000E-01    -3.5623550000E-01    -3.5623530000E-01...
   -3.5623500000E-01    -3.7924740000E-01    -3.7924770000E-01    -3.7924790000E-01    -3.7924810000E-01    -3.7924840000E-01    -3.7924860000E-01    -3.7924890000E-01    -4.0226130000E-01    -4.0226100000E-01...
   -4.0226080000E-01    -4.0226050000E-01    -4.0226030000E-01    -4.0226010000E-01    -4.0225980000E-01    -4.2527220000E-01    -4.2527240000E-01    -4.2527270000E-01    -4.2527290000E-01    -4.2527320000E-01...
   -4.2527340000E-01    -4.2527370000E-01    -4.4904800000E-01    -4.4904780000E-01    -4.4904750000E-01    -4.4904730000E-01    -4.4904710000E-01    -4.4904680000E-01    -4.4904660000E-01    -4.7205900000E-01...
   -4.7205920000E-01    -4.7205950000E-01    -4.7205970000E-01    -4.7205990000E-01    -4.7206020000E-01    -4.7206040000E-01    -4.9507280000E-01    -4.9507260000E-01    -4.9507230000E-01    -4.9507210000E-01...
   -4.9507190000E-01    -4.9507160000E-01    -4.9507140000E-01    -5.1808380000E-01    -5.1808400000E-01    -5.1808430000E-01    -5.1808450000E-01    -5.1808480000E-01    -5.1808490000E-01    -5.1808520000E-01...
    1.0407270000E+00     1.0407270000E+00     1.0407270000E+00     1.0407270000E+00     1.0407270000E+00     1.0407270000E+00     1.0620370000E+00     1.0620370000E+00     1.0620370000E+00     1.0620370000E+00...
    1.0620370000E+00     1.0620370000E+00     1.0620370000E+00     1.0833480000E+00     1.0833480000E+00     1.0833480000E+00     1.0833480000E+00     1.0833480000E+00     1.0833480000E+00     1.0833480000E+00...
    1.1046590000E+00     1.1046590000E+00     1.1046590000E+00     1.1046590000E+00     1.1046590000E+00     1.1046590000E+00     1.1046590000E+00     1.1259690000E+00     1.1259690000E+00     1.1259690000E+00...
    1.1259690000E+00     1.1259690000E+00     1.1259690000E+00     1.1259690000E+00     1.1472800000E+00     1.1472800000E+00     1.1472800000E+00     1.1472800000E+00     1.1472800000E+00     1.1472800000E+00...
    1.1472800000E+00     1.1685900000E+00     1.1685900000E+00     1.1685900000E+00     1.1685900000E+00     1.1685900000E+00     1.1685900000E+00     1.1685900000E+00     1.1899010000E+00     1.1899010000E+00...
    1.1899010000E+00     1.1899010000E+00     1.1899010000E+00     1.1899010000E+00     1.1899010000E+00    -1.0407520000E+00    -1.0407510000E+00    -1.0407510000E+00    -1.0407510000E+00    -1.0407510000E+00...
   -1.0407500000E+00    -1.0620610000E+00    -1.0620610000E+00    -1.0620610000E+00    -1.0620620000E+00    -1.0620620000E+00    -1.0620620000E+00    -1.0620620000E+00    -1.0833730000E+00    -1.0833730000E+00...
   -1.0833720000E+00    -1.0833720000E+00    -1.0833720000E+00    -1.0833720000E+00    -1.0833710000E+00    -1.1046820000E+00    -1.1046820000E+00    -1.1046820000E+00    -1.1046830000E+00    -1.1046830000E+00...
   -1.1046830000E+00    -1.1046830000E+00    -1.1259940000E+00    -1.1259940000E+00    -1.1259930000E+00    -1.1259930000E+00    -1.1259930000E+00    -1.1259930000E+00    -1.1259920000E+00    -1.1473030000E+00...
   -1.1473030000E+00    -1.1473030000E+00    -1.1473040000E+00    -1.1473040000E+00    -1.1473040000E+00    -1.1473050000E+00    -1.1686150000E+00    -1.1686150000E+00    -1.1686150000E+00    -1.1686140000E+00...
   -1.1686140000E+00    -1.1686140000E+00    -1.1686130000E+00    -1.1899240000E+00    -1.1899240000E+00    -1.1899240000E+00    -1.1899250000E+00    -1.1899250000E+00    -1.1899250000E+00    -1.1899260000E+00...
    1.6189960000E+00     1.6019780000E+00     1.5849600000E+00     1.5679420000E+00     1.5679420000E+00     1.5849600000E+00     1.6019780000E+00     1.6189960000E+00     1.6360140000E+00     1.6360140000E+00...
    1.6189960000E+00     1.6019780000E+00     1.5849600000E+00     1.5679420000E+00     1.5679420000E+00     1.5849600000E+00     1.6019780000E+00     1.6189960000E+00     1.6360140000E+00     1.6360140000E+00...
    1.6189960000E+00     1.6019780000E+00     1.5849600000E+00     1.5679420000E+00     1.5679420000E+00     1.5849600000E+00     1.6019780000E+00     1.6189960000E+00     1.6360140000E+00     1.6360140000E+00...
    1.6189960000E+00     1.6019780000E+00     1.5849600000E+00     1.5679420000E+00     1.5679420000E+00     1.5849600000E+00     1.6019780000E+00     1.6189960000E+00     1.6360140000E+00     1.6360140000E+00...
    1.6189960000E+00     1.6019780000E+00     1.5849600000E+00     1.5679420000E+00     1.5679420000E+00     1.5849600000E+00     1.6019780000E+00     1.6189960000E+00     1.6360140000E+00     1.6360140000E+00...
    1.6189960000E+00     1.6019780000E+00     1.5849600000E+00     1.5679420000E+00     1.5679420000E+00     1.5849600000E+00     1.6019780000E+00     1.6189960000E+00    -1.6190070000E+00    -1.6019890000E+00...
   -1.5849710000E+00    -1.5679530000E+00    -1.5679540000E+00    -1.5849720000E+00    -1.6019900000E+00    -1.6190080000E+00    -1.6360260000E+00    -1.6360260000E+00    -1.6190080000E+00    -1.6019900000E+00...
   -1.5849720000E+00    -1.5679540000E+00    -1.5679540000E+00    -1.5849720000E+00    -1.6019900000E+00    -1.6190080000E+00    -1.6360260000E+00    -1.6360260000E+00    -1.6190080000E+00    -1.6019900000E+00...
   -1.5849720000E+00    -1.5679540000E+00    -1.5679540000E+00    -1.5849720000E+00    -1.6019900000E+00    -1.6190080000E+00    -1.6360260000E+00    -1.6360270000E+00    -1.6190090000E+00    -1.6019910000E+00...
   -1.5849730000E+00    -1.5679550000E+00    -1.5679550000E+00    -1.5849730000E+00    -1.6019910000E+00    -1.6190090000E+00    -1.6360270000E+00    -1.6360270000E+00    -1.6190090000E+00    -1.6019910000E+00...
   -1.5849730000E+00    -1.5679550000E+00    -1.5679550000E+00    -1.5849730000E+00    -1.6019910000E+00    -1.6190090000E+00    -1.6360270000E+00    -1.6360270000E+00    -1.6190090000E+00    -1.6019910000E+00...
   -1.5849730000E+00    -1.5679550000E+00    -1.5679560000E+00    -1.5849740000E+00    -1.6019920000E+00    -1.6190100000E+00     1.5289150000E+00     1.5289150000E+00     1.5289150000E+00     1.5289150000E+00...
    1.5289150000E+00     1.5289150000E+00     1.5451460000E+00     1.5451460000E+00     1.5451460000E+00     1.5451460000E+00     1.5451460000E+00     1.5451460000E+00     1.5451460000E+00     1.5613760000E+00...
    1.5613760000E+00     1.5613760000E+00     1.5613760000E+00     1.5613760000E+00     1.5613760000E+00     1.5613760000E+00     1.5776070000E+00     1.5776070000E+00     1.5776070000E+00     1.5776070000E+00...
    1.5776070000E+00     1.5776070000E+00     1.5776070000E+00     1.5938370000E+00     1.5938370000E+00     1.5938370000E+00     1.5938370000E+00     1.5938370000E+00     1.5938370000E+00     1.5938370000E+00...
    1.6100680000E+00     1.6100680000E+00     1.6100680000E+00     1.6100680000E+00     1.6100680000E+00     1.6100680000E+00     1.6100680000E+00     1.6262980000E+00     1.6262980000E+00     1.6262980000E+00...
    1.6262980000E+00     1.6262980000E+00     1.6262980000E+00     1.6262980000E+00     1.6425290000E+00     1.6425290000E+00     1.6425290000E+00     1.6425290000E+00     1.6425290000E+00     1.6425290000E+00...
    1.6425290000E+00    -1.5289320000E+00    -1.5289320000E+00    -1.5289320000E+00    -1.5289320000E+00    -1.5289310000E+00    -1.5289310000E+00    -1.5451620000E+00    -1.5451620000E+00    -1.5451620000E+00...
   -1.5451620000E+00    -1.5451630000E+00    -1.5451630000E+00    -1.5451630000E+00    -1.5613940000E+00    -1.5613930000E+00    -1.5613930000E+00    -1.5613930000E+00    -1.5613930000E+00    -1.5613930000E+00...
   -1.5613920000E+00    -1.5776230000E+00    -1.5776230000E+00    -1.5776230000E+00    -1.5776240000E+00    -1.5776240000E+00    -1.5776240000E+00    -1.5776240000E+00    -1.5938550000E+00    -1.5938550000E+00...
   -1.5938540000E+00    -1.5938540000E+00    -1.5938540000E+00    -1.5938540000E+00    -1.5938530000E+00    -1.6100840000E+00    -1.6100840000E+00    -1.6100850000E+00    -1.6100850000E+00    -1.6100850000E+00...
   -1.6100850000E+00    -1.6100850000E+00    -1.6263160000E+00    -1.6263160000E+00    -1.6263160000E+00    -1.6263150000E+00    -1.6263150000E+00    -1.6263150000E+00    -1.6263150000E+00    -1.6425450000E+00...
   -1.6425450000E+00    -1.6425460000E+00    -1.6425460000E+00    -1.6425460000E+00    -1.6425460000E+00    -1.6425470000E+00    -1.7254980000E+00    -1.6107920000E+00    -1.4801090000E+00    -1.3351000000E+00...
   -1.1852910000E+00    -1.0326120000E+00    -8.7970360000E-01    -7.2669400000E-01    -5.7370980000E-01    -4.2070020000E-01    -2.6769060000E-01    -1.1470640000E-01     3.8201597000E-02     1.9121120000E-01...
    3.4419540000E-01     4.9720500000E-01     6.5018920000E-01     8.0319880000E-01     9.5620840000E-01     1.1090910000E+00     1.2614910000E+00     1.4094970000E+00     1.5482060000E+00     1.6683990000E+00...
    1.7254980000E+00     1.6107920000E+00     1.4801090000E+00     1.3351000000E+00     1.1852910000E+00     1.0326120000E+00     8.7970360000E-01     7.2669400000E-01     5.7370980000E-01     4.2070020000E-01...
    2.6769060000E-01     1.1470640000E-01    -3.8201597000E-02    -1.9121120000E-01    -3.4419540000E-01    -4.9720500000E-01    -6.5018920000E-01    -8.0319880000E-01    -9.5620840000E-01    -1.1090910000E+00...
   -1.2614910000E+00    -1.4094970000E+00    -1.5482060000E+00    -1.6683990000E+00     1.7129000000E+00     1.7442940000E+00     1.7756890000E+00     1.8070070000E+00     1.9472910000E+00     1.9599910000E+00...
    1.9869910000E+00     1.9869910000E+00     1.9502880000E+00     1.8733010000E+00     1.7500090000E+00     1.2270740000E+00     5.5905400000E-01     1.7254980000E+00     1.6107920000E+00     1.4801090000E+00...
    1.3351000000E+00     1.1852910000E+00     1.0326120000E+00     8.7970360000E-01     7.2669400000E-01     5.7370980000E-01     4.2070020000E-01     2.6769060000E-01     1.1470640000E-01    -3.8201597000E-02...
   -1.9121120000E-01    -3.4419540000E-01    -4.9720500000E-01    -6.5018920000E-01    -8.0319880000E-01    -9.5620840000E-01    -1.1090910000E+00    -1.2614910000E+00    -1.4094970000E+00    -1.5482060000E+00...
   -1.6683990000E+00    -1.7254980000E+00    -1.6107920000E+00    -1.4801090000E+00    -1.3351000000E+00    -1.1852910000E+00    -1.0326120000E+00    -8.7970360000E-01    -7.2669400000E-01    -5.7370980000E-01...
   -4.2070020000E-01    -2.6769060000E-01    -1.1470640000E-01     3.8201597000E-02     1.9121120000E-01     3.4419540000E-01     4.9720500000E-01     6.5018920000E-01     8.0319880000E-01     9.5620840000E-01...
    1.1090910000E+00     1.2614910000E+00     1.4094970000E+00     1.5482060000E+00     1.6683990000E+00    -1.7129000000E+00    -1.7442940000E+00    -1.7756890000E+00    -1.8070070000E+00    -1.9472910000E+00...
                            -1.9599910000E+00    -1.9869910000E+00    -1.9869910000E+00    -1.9502880000E+00    -1.8733010000E+00    -1.7500090000E+00    -1.2270740000E+00    -5.5905400000E-01];                        
hold on;
plot(x,z,'sk');
plot([3.284 3.284],[-1.0 1.0],'r');
plot([2.164 2.374],[1.012 0.5034],'r');
plot([2.164 2.374],[-1.012 -0.5034],'r');
% Plot TF Coil
tfr = [2.9001703342E+00     2.8938614235E+00     2.8749617216E+00     2.8435549541E+00     2.7997784376E+00...
    2.7438187219E+00     2.6684488880E+00     2.5747019268E+00     2.4635046395E+00     2.3359543832E+00...
    2.1933090265E+00     2.0390675421E+00     1.8711872731E+00     1.6919489038E+00     1.5175125128E+00...
    1.3361005103E+00     1.1535195833E+00     9.6647032821E-01     7.9123414673E-01     6.1174360879E-01...
    5.2880897851E-01     4.9999956045E-01     4.9999956045E-01     4.9999956045E-01     4.9999956045E-01...
    4.9999956045E-01     4.9999956045E-01     4.9999956045E-01     4.9999956045E-01     4.9999956045E-01...
    5.2880897851E-01     6.1174360879E-01     7.9123414673E-01     9.6647032821E-01     1.1535195833E+00...
    1.3361005103E+00     1.5175125128E+00     1.6919489038E+00     1.8711872731E+00     2.0390675421E+00...
    2.1933090265E+00     2.3359543832E+00     2.4635046395E+00     2.5747019268E+00     2.6684488880E+00...
    2.7438187219E+00     2.7997784376E+00     2.8435549541E+00     2.8749617216E+00     2.9001703342E+00];
tfz =[
0.0000000000E+00     1.9118900000E-01     3.8154700000E-01     5.7024400000E-01     7.5646100000E-01...
    9.3938600000E-01     1.1283390000E+00     1.3088800000E+00     1.4792290000E+00     1.6377050000E+00...
    1.7827430000E+00     1.9089280000E+00     2.0163040000E+00     2.1034070000E+00     2.1582190000E+00...
    2.1810710000E+00     2.1712310000E+00     2.1259100000E+00     2.0463240000E+00     1.9060630000E+00...
    1.7629120000E+00     1.6000000000E+00     1.2000000000E+00     8.0000000000E-01     4.0000000000E-01...
    0.0000000000E+00    -4.0000000000E-01    -8.0000000000E-01    -1.2000000000E+00    -1.6000000000E+00...
   -1.7629120000E+00    -1.9060630000E+00    -2.0463240000E+00    -2.1259100000E+00    -2.1712310000E+00...
   -2.1810710000E+00    -2.1582190000E+00    -2.1034070000E+00    -2.0163040000E+00    -1.9089280000E+00...
   -1.7827430000E+00    -1.6377050000E+00    -1.4792290000E+00    -1.3088800000E+00    -1.1283390000E+00...
   -9.3938600000E-01    -7.5646100000E-01    -5.7024400000E-01    -3.8154700000E-01     0.0000000000E+00];
plot(tfr,tfz,'k');
end
